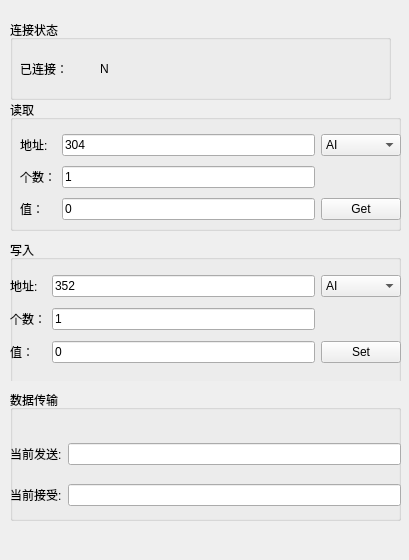
<?xml version="1.0" encoding="UTF-8"?>
<ui version="4.0">
 <class>MainWidget</class>
 <widget class="QWidget" name="MainWidget">
  <property name="geometry">
   <rect>
    <x>0</x>
    <y>0</y>
    <width>409</width>
    <height>560</height>
   </rect>
  </property>
  <property name="windowTitle">
   <string>Form</string>
  </property>
  <widget class="QGroupBox" name="groupBox_4">
   <property name="geometry">
    <rect>
     <x>10</x>
     <y>390</y>
     <width>391</width>
     <height>131</height>
    </rect>
   </property>
   <property name="title">
    <string>数据传输</string>
   </property>
   <widget class="QWidget" name="layoutWidget">
    <property name="geometry">
     <rect>
      <x>0</x>
      <y>40</y>
      <width>391</width>
      <height>91</height>
     </rect>
    </property>
    <layout class="QGridLayout" name="gridLayout_3">
     <item row="0" column="0">
      <widget class="QLabel" name="label_4">
       <property name="text">
        <string>当前发送:</string>
       </property>
      </widget>
     </item>
     <item row="0" column="1">
      <widget class="QLineEdit" name="lineEdit_sndMsg"/>
     </item>
     <item row="1" column="0">
      <widget class="QLabel" name="label_5">
       <property name="text">
        <string>当前接受:</string>
       </property>
      </widget>
     </item>
     <item row="1" column="1">
      <widget class="QLineEdit" name="lineEdit_rcvMsg"/>
     </item>
    </layout>
   </widget>
  </widget>
  <widget class="QStackedWidget" name="stackedWidget">
   <property name="geometry">
    <rect>
     <x>10</x>
     <y>0</y>
     <width>401</width>
     <height>381</height>
    </rect>
   </property>
   <widget class="QWidget" name="page">
    <widget class="QGroupBox" name="groupBox">
     <property name="geometry">
      <rect>
       <x>0</x>
       <y>20</y>
       <width>381</width>
       <height>80</height>
      </rect>
     </property>
     <property name="title">
      <string>连接状态</string>
     </property>
     <widget class="QLabel" name="label_9">
      <property name="geometry">
       <rect>
        <x>10</x>
        <y>40</y>
        <width>67</width>
        <height>17</height>
       </rect>
      </property>
      <property name="text">
       <string>已连接：</string>
      </property>
     </widget>
     <widget class="QLabel" name="label_connected">
      <property name="geometry">
       <rect>
        <x>90</x>
        <y>40</y>
        <width>67</width>
        <height>17</height>
       </rect>
      </property>
      <property name="text">
       <string>N</string>
      </property>
     </widget>
    </widget>
    <widget class="QGroupBox" name="groupBox_2">
     <property name="geometry">
      <rect>
       <x>0</x>
       <y>100</y>
       <width>391</width>
       <height>131</height>
      </rect>
     </property>
     <property name="title">
      <string>读取</string>
     </property>
     <widget class="QWidget" name="layoutWidget">
      <property name="geometry">
       <rect>
        <x>10</x>
        <y>30</y>
        <width>381</width>
        <height>95</height>
       </rect>
      </property>
      <layout class="QGridLayout" name="gridLayout">
       <item row="0" column="0">
        <widget class="QLabel" name="label">
         <property name="text">
          <string>地址:</string>
         </property>
        </widget>
       </item>
       <item row="0" column="1">
        <widget class="QLineEdit" name="lineEdit_addressRead">
         <property name="text">
          <string>304</string>
         </property>
        </widget>
       </item>
       <item row="0" column="2">
        <widget class="QComboBox" name="comboBox_typeRead">
         <item>
          <property name="text">
           <string>AI</string>
          </property>
         </item>
         <item>
          <property name="text">
           <string>DI</string>
          </property>
         </item>
        </widget>
       </item>
       <item row="1" column="0">
        <widget class="QLabel" name="label_2">
         <property name="text">
          <string>个数：</string>
         </property>
        </widget>
       </item>
       <item row="1" column="1">
        <widget class="QLineEdit" name="lineEdit_countRead">
         <property name="text">
          <string>1</string>
         </property>
        </widget>
       </item>
       <item row="2" column="0">
        <widget class="QLabel" name="label_3">
         <property name="text">
          <string>值：</string>
         </property>
        </widget>
       </item>
       <item row="2" column="1">
        <widget class="QLineEdit" name="lineEdit_valueRead">
         <property name="text">
          <string>0</string>
         </property>
        </widget>
       </item>
       <item row="2" column="2">
        <widget class="QPushButton" name="pushButton_get">
         <property name="text">
          <string>Get</string>
         </property>
        </widget>
       </item>
      </layout>
     </widget>
    </widget>
    <widget class="QGroupBox" name="groupBox_3">
     <property name="geometry">
      <rect>
       <x>0</x>
       <y>240</y>
       <width>391</width>
       <height>151</height>
      </rect>
     </property>
     <property name="title">
      <string>写入</string>
     </property>
     <widget class="QWidget" name="layoutWidget_2">
      <property name="geometry">
       <rect>
        <x>0</x>
        <y>30</y>
        <width>391</width>
        <height>101</height>
       </rect>
      </property>
      <layout class="QGridLayout" name="gridLayout_2">
       <item row="0" column="0">
        <widget class="QLabel" name="label_6">
         <property name="text">
          <string>地址:</string>
         </property>
        </widget>
       </item>
       <item row="0" column="1">
        <widget class="QLineEdit" name="lineEdit_addressWrite">
         <property name="text">
          <string>352</string>
         </property>
        </widget>
       </item>
       <item row="0" column="2">
        <widget class="QComboBox" name="comboBox_type_2">
         <item>
          <property name="text">
           <string>AI</string>
          </property>
         </item>
         <item>
          <property name="text">
           <string>DI</string>
          </property>
         </item>
        </widget>
       </item>
       <item row="1" column="0">
        <widget class="QLabel" name="label_7">
         <property name="text">
          <string>个数：</string>
         </property>
        </widget>
       </item>
       <item row="1" column="1">
        <widget class="QLineEdit" name="lineEdit_countWrite">
         <property name="text">
          <string>1</string>
         </property>
        </widget>
       </item>
       <item row="2" column="0">
        <widget class="QLabel" name="label_8">
         <property name="text">
          <string>值：</string>
         </property>
        </widget>
       </item>
       <item row="2" column="1">
        <widget class="QLineEdit" name="lineEdit_valueWrite">
         <property name="text">
          <string>0</string>
         </property>
        </widget>
       </item>
       <item row="2" column="2">
        <widget class="QPushButton" name="pushButton_set">
         <property name="text">
          <string>Set</string>
         </property>
        </widget>
       </item>
      </layout>
     </widget>
    </widget>
   </widget>
   <widget class="QWidget" name="page_2">
    <widget class="QLabel" name="label_bits">
     <property name="geometry">
      <rect>
       <x>10</x>
       <y>30</y>
       <width>171</width>
       <height>17</height>
      </rect>
     </property>
     <property name="text">
      <string>BITS：</string>
     </property>
    </widget>
    <widget class="QLabel" name="label_registers">
     <property name="geometry">
      <rect>
       <x>0</x>
       <y>180</y>
       <width>221</width>
       <height>17</height>
      </rect>
     </property>
     <property name="text">
      <string>REGISTERS：</string>
     </property>
    </widget>
    <widget class="QLineEdit" name="lineEdit_bits">
     <property name="geometry">
      <rect>
       <x>20</x>
       <y>60</y>
       <width>341</width>
       <height>27</height>
      </rect>
     </property>
    </widget>
    <widget class="QLineEdit" name="lineEdit_registers">
     <property name="geometry">
      <rect>
       <x>10</x>
       <y>220</y>
       <width>341</width>
       <height>27</height>
      </rect>
     </property>
    </widget>
    <widget class="QLineEdit" name="lineEdit_inputBits">
     <property name="geometry">
      <rect>
       <x>10</x>
       <y>130</y>
       <width>341</width>
       <height>27</height>
      </rect>
     </property>
    </widget>
    <widget class="QLabel" name="label_inputBits">
     <property name="geometry">
      <rect>
       <x>0</x>
       <y>100</y>
       <width>211</width>
       <height>17</height>
      </rect>
     </property>
     <property name="text">
      <string>INPUT BITS：</string>
     </property>
    </widget>
    <widget class="QLineEdit" name="lineEdit_inputRegisters">
     <property name="geometry">
      <rect>
       <x>10</x>
       <y>310</y>
       <width>341</width>
       <height>27</height>
      </rect>
     </property>
    </widget>
    <widget class="QLabel" name="label_inputRegisters">
     <property name="geometry">
      <rect>
       <x>0</x>
       <y>270</y>
       <width>211</width>
       <height>17</height>
      </rect>
     </property>
     <property name="text">
      <string>INPUT REGISTERS：</string>
     </property>
    </widget>
   </widget>
  </widget>
  <zorder>stackedWidget</zorder>
  <zorder>groupBox_4</zorder>
 </widget>
 <resources/>
 <connections/>
</ui>
